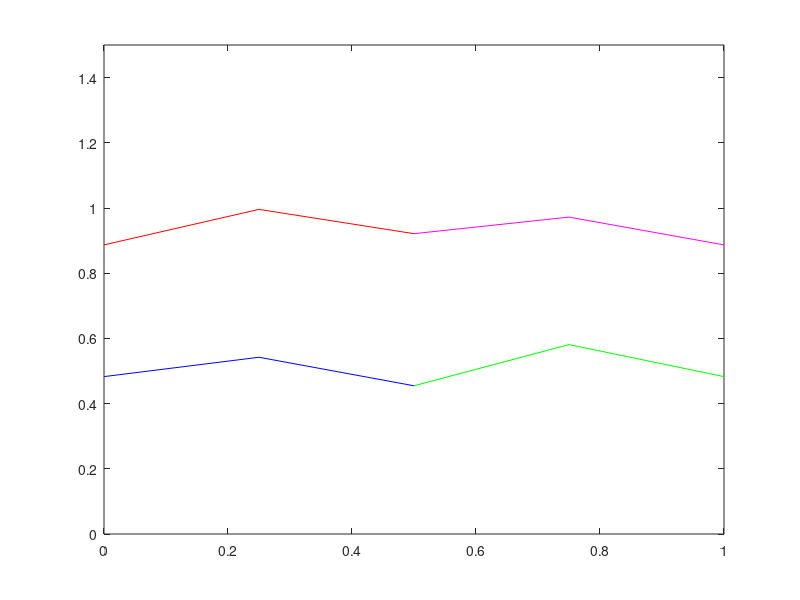

Here is the MATLAB script that generated this plot:
a = 1;
b = 2;

%initialize parameters
t0 = 0;
tf = 1;
L = 2;
 

%define space mesh
h = 1 / L;
x = 0 : h / 2 : 1;
x = x';

%set inital funcitons  
InitialPressure = sin( pi * x );
InitialVelocity = ones( 1 , length( x ) );

% define time mesh
k = h / 2 ;
t = t0 : k : tf;
N = length( t ) - 1;

%wave speed details
rho1 = 1;                 %density
K1 = 1;                   %bulk modulus
rho2 = 1;
K2 = 1;
%impedence
Z1 = rho1 * K1;             
Z2 = rho2 * K2;

A = [ 0 K1 ; 1 / rho1 0 ];       %wave speed
R = [ -Z1 Z1 ; 1 1 ];
evaluesA = eig( A );
c0w = evaluesA( 1 );
c0z = evaluesA( 2 );

%CFL number
mu = A * k / h;

%preallocate u, set initial value using intital condition
U =struct('PressureEdge1',zeros( N + 1 , L + 1 ),...
          'VelocityEdge1',zeros( N + 1 , L + 1 ),...
          'PressureEdge2',zeros( N + 1 , L + 1 ),...
          'VelocityEdge2',zeros( N + 1 , L + 1 ));
U( : ).PressureEdge1( 1 , : ) = InitialPressure( 1 : L + 1 );
U( : ).VelocityEdge1( 1 , : ) = InitialVelocity( 1 : L + 1 );
U( : ).PressureEdge2( 1 , : ) = InitialPressure( L + 1 : end );
U( : ).VelocityEdge2( 1 , : ) = InitialVelocity( L + 1 : end );



%struct to store w,z at junctions, index gives egde, column 1 of struct is
%the char at the left endpoint 'a' and column 2 gives the char at the 
% right endpoint 'b'
%w left moving 
%z right moving
C=struct( 'w1',zeros( N + 1 , 2 ),...
          'z1',zeros( N + 1 , 2 ),...
          'w2',zeros( N + 1 , 2 ),...
          'z2',zeros( N + 1 , 2 ) );
      
%struct to hold the exaxt solution
E =struct('ExactPressureEdge1',zeros( N + 1 , L + 1 ),...
          'ExactVelocityEdge1',zeros( N + 1 , L + 1 ),...
          'ExactPressureEdge2',zeros( N + 1 , L + 1 ),...
          'ExactVelocityEdge2',zeros( N + 1 , L + 1 ));
%loop through time
for n=1:N
    %loop through space
    for j=2:L
%u(n + 1,j)= (u(n,j - 1) + u(n,j + 1))/2 -(mu/2)*(u(n,j + 1) - u(n,j - 1))
      
      %calculate interior nodes for edge 1
      prev = ( cell2mat( { U.PressureEdge1( n , j - 1 ),...
                           U.VelocityEdge1( n , j - 1 ) } ) )';
                  
      next = ( cell2mat( { U.PressureEdge1( n , j + 1 ),...
                           U.VelocityEdge1( n , j + 1 ) } ) )';
                  
      newU = ( prev + next ) / 2 - ( mu / 2 ) * ( next - prev );

      U.PressureEdge1( n + 1 , j ) = newU( 1 );
      U.VelocityEdge1( n + 1 , j ) = newU( 2 );
      
      %calculate interior nodes for edge 2
      prev = ( cell2mat( { U.PressureEdge2( n , j - 1),...
                           U.VelocityEdge2( n , j - 1 ) } ) )';
                    
      next = ( cell2mat( { U.PressureEdge2( n , j + 1 ),...
                           U.VelocityEdge2( n , j + 1 ) } ) )';
                    
      newU = ( prev + next ) / 2 - ( mu / 2 ) * ( next - prev );

      U.PressureEdge2( n + 1 , j ) = newU( 1 );
      U.VelocityEdge2( n + 1 , j ) = newU( 2 );
   
      end

    %JUNCTIONS
    
    j = 1;

    %calc  w char using pres/vel for egde 1 at vertex a
    prev = R * ( cell2mat( { U.PressureEdge1( n , j ),...
                             U.VelocityEdge1( n , j ) } ) )';
    
    %check to ensure press/vel for w/z satisfy IC
    C.w1( 1 , a ) = prev( 1 );
    C.z1( 1 , a ) = prev( 2 );
    
    next = R *( cell2mat( { U.PressureEdge1( n , j + 1 ),...
                             U.VelocityEdge1( n , j + 1 ) } ) )';
   
    %w(x^n)=c0(dt/dx)*(w_(L)-w_(L-1))+w_L...linear interpolation for known char
    %where c0=-1, an eigen value of A and the slope of the characteristic
    curr = c0w * ( k / h ) * ( prev - next ) + prev;
    
    %set w char value at vertex  
    C.w1( n + 1 , a ) = curr( 1 );
        
    %calc w char using pres/vel for edge 2 at vertex b
    prev = R * ( cell2mat( { U.PressureEdge2( n , j ),...
                             U.VelocityEdge2( n , j ) } ) )';
      
    next = R * ( cell2mat( { U.PressureEdge2( n , j + 1 ),...
                             U.VelocityEdge2( n , j + 1 ) } ) )';
   
    %check to ensure press/vel for w/z satisfy IC
    C.w2( 1 , b ) = prev( 1 );
    C.z2( 1 , b ) = prev( 2 );
      
    %w(x^n)=c0(dt/dx)*(z_(L)-z_(L-1))+z_L...linear interpolation for known char
    %where c0=-1, an eigen value of A and the slope of the characteristic
    curr = c0w * ( k / h ) * ( prev - next ) + prev;
    
    %set w char value at vertex 
    C.w2( n + 1 , b ) = curr( 1 );
    
    
    %JUNCTIONS
    
    j = L + 1;
    
    %calc z char using pres/vel for edge 1 at vertex b 
    prev = R * ( cell2mat( { U.PressureEdge1( n , j - 1 ),...
                             U.VelocityEdge1( n , j - 1 ) } ) )';
   
    next = R * (cell2mat( { U.PressureEdge1( n , j ),...
                            U.VelocityEdge1( n , j ) } ) )';
                      
    %check to ensure press/vel for w/z satisfy IC
    C.w1( 1 , b ) = next( 1 );
    C.z1( 1 , b ) = next( 2 );
    
    %z(x^n)=mu*(z_(L)-z_(L-1))+z_L...linear interpolation for known char
    curr = c0z * ( k / h ) * ( prev - next ) + prev;
    
    %set w char value at vertex 
    C.z1( n + 1 , b ) = curr( 2 );
    
    %calc chars using pres/vel for edge 2 at vertex a
    prev = R * ( cell2mat( { U.PressureEdge2( n , j - 1 ),...
                             U.VelocityEdge2( n , j - 1 ) } ) )';
                         
    next = R * ( cell2mat( { U.PressureEdge2( n , j ),...
                             U.VelocityEdge2( n , j ) } ) )';
                         
    %check to ensure press/vel for w/z satisfy IC
    C.w2( 1 , a ) = next( 1 );
    C.z2( 1 , a ) = next( 2 );
   
    %z(x^n)=mu*(z_(L)-z_(L-1))+z_L...linear interpolation for known char
    curr = c0z * ( k / h ) * ( next - prev ) + prev;
    
    %set w char value at vertex 
    C.z2( n + 1 , a ) = curr( 2 );
    
    
    
    %Vertex a
    %calc unk chars at vertex using juction conditions. Solve system 
    %Ax=b using interpolated chars 
    knownchars = ( cell2mat( { C.w1( n + 1 , a ),...
                               C.z2( n + 1 , a ) } ) )';
    %multiply by coeff matrix                       
    knownchars = [ Z1  Z2 ; -1 1 ] * knownchars;
    %solve
    unkchars = [ Z2 Z1 ; -1 1 ] \ knownchars ;
    %set new chars at vertex a 
    C.w2( n + 1 , a ) = unkchars( 1 );
    C.z1( n + 1 , a ) = unkchars( 2 );
  
    %calc press/vel using chars on edge 1 at vertex a
    newC = ( cell2mat( { C.w1( n + 1 , a ),...
                         C.z1( n + 1 , a ) } ) )';
                     
    newU = R \ newC;
    U.PressureEdge1( n + 1 , 1 ) = newU( 1 );
    U.VelocityEdge1( n + 1 , 1 ) = newU( 2 );
    
    %calc press/vel using chars on edge 2 at vertex a
    newC = ( cell2mat( { C.w2( n + 1 , a ),...
                         C.z2( n + 1 , a ) } ) )';
                     
    newU = R \ newC;
    U.PressureEdge2( n + 1 , L + 1 ) = newU( 1 );
    U.VelocityEdge2( n + 1 , L + 1 ) = newU( 2 );
    
    
    %Vertex b
    %calc unk chars at vertex using juction conditions. Solve system 
    %Ax=b using interpolated chars 
    knownchars = ( cell2mat( { C.w2( n + 1 , b ),...
                               C.z1( n + 1 , b ) } ) )';
    
    %multiply by coefficient matrix
    knownchars = [ Z2 Z1 ; 1 -1 ] * knownchars;
    %solve
    unkchars = [ Z1 Z2 ; 1 -1 ] \ knownchars;
    C.w1( n + 1 , b ) = unkchars( 1 );
    C.z2( n + 1 , b ) = unkchars( 2 );
    
    
    %calc press/vel using chars on edge 1 at vertex b  
    newC = ( cell2mat( { C.w1( n + 1 , b ),...
                         C.z1( n + 1 , b ) } ) )';
                     
    newU = R \ newC;
    U.PressureEdge1( n + 1 , L + 1 ) = newU( 1 );
    U.VelocityEdge1( n + 1 , L + 1 ) = newU( 2 );
   
    %calc press/vel using chars on edge 2 at vertex b
    newC = ( cell2mat( { C.w2( n + 1 , b ),...
                         C.z2( n + 1 , b ) } ) )';
                     
    newU = R \ newC;
    U.PressureEdge2( n + 1 , 1 ) = newU( 1 );
    U.VelocityEdge2( n + 1 , 1 ) = newU( 2 );
    
    
%calculate exact solution using known solutions for w,z
    wX = x - c0w * t( n );
    zX = x - c0z * t( n );
    wexact = ( -sin( pi * wX) + 1 )';
    zexact = ( sin ( pi * zX ) + 1 )';
    uexact= R \ [ wexact ; zexact ];
    
    E.ExactPressureEdge1( n , : ) =  uexact( 1 , 1 : L + 1 );
    E.ExactVelocityEdge1( n , : ) =  uexact( 2 , 1 : L + 1 );
    E.ExactPressureEdge2( n , : ) =  uexact( 1 , L + 1 : end );
    E.ExactVelocityEdge2( n , : ) =  uexact( 2 , L + 1 : end );    
     
    
end
%calculate the max abs error
abserrPE1 = ( abs( E.ExactPressureEdge1 - U.PressureEdge1 ) )
abserrPE1 = max(abserrPE1)




clf
for i=1:N+1
    
    plot( x ( 1 : L + 1 ) , U.PressureEdge1( i , : ) , 'b',...
          x ( L + 1 : end ) , U.PressureEdge2( i , : ) , 'g',...
          x ( 1 : L + 1 ) , U.VelocityEdge1( i , : ) , 'r',...
          x ( L + 1 : end ) , U.VelocityEdge2( i , : ) , 'm')
      
     
	axis( [ 0  1  0 1.5 ])
    pause( .05 )
    drawnow
    
end
hold off

RiPE1 = zeros( N/2 + 1 ,1 );
%RiVE1 = zeros( N + 1 ,1 );
%RiPE2 = zeros( N + 1 ,1 );
%RiVE2 = zeros( N + 1 ,1 );

RiPE1( 1 ) = abserrPE1( 1 )
%RiVE1( 1 ) = abserrVE1( 1 );
%RiPE2( 1 ) = abserrPE2( 1 );
%RiVE2( 1 ) = abserrVE2( 1 );

for k=2:N/2+1
    RiPE1(k) = (1/log(2))*(log(abserrPE1(k - 1) / abserrPE1(k)));
    %RiVE1(k) = (1/log(2))*(log(ErrorPE1(k - 1) / ErrorPE1(k)));
    %RiPE2(k) = (1/log(2))*(log(ErrorPE1(k - 1) / ErrorPE1(k)));
    %RiVE2(k) = (1/log(2))*(log(ErrorPE1(k - 1) / ErrorPE1(k)));
end
